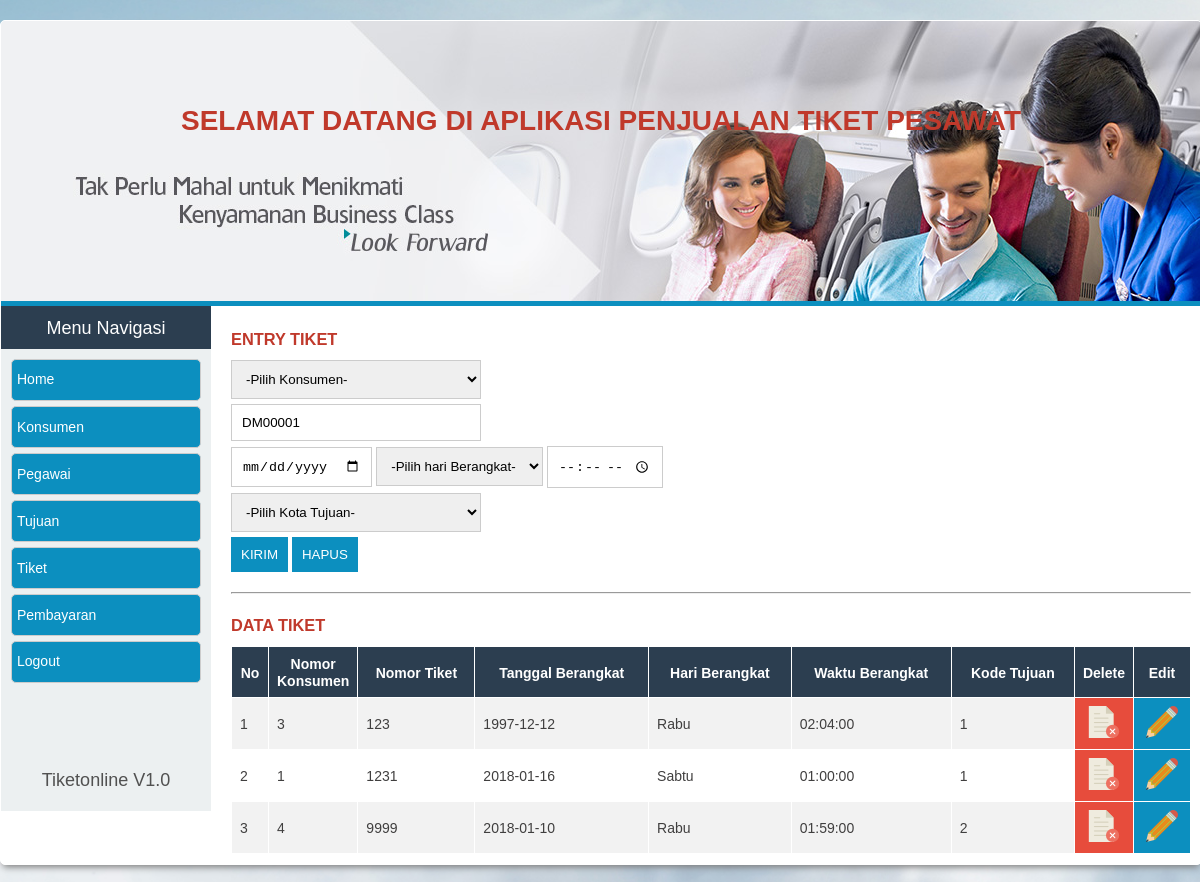
Page /entry_tiket.php (signed in) on the committed database.
### tables this page shows
CREATE TABLE `tbl_tiket` (
  `no_konsumen` int(20) NOT NULL,
  `no_tiket` int(20) NOT NULL,
  `tgl_berangkat` date NOT NULL,
  `hari_berangkat` text NOT NULL,
  `waktu_berangkat` time NOT NULL,
  `no_tujuan` int(20) NOT NULL
);

### entry_tiket.php (the view, shortened to what this page needs)
<?php
include('koneksi/conn.php');
include('template/top.php');
include('template/navigasi.php');
$no = 1;
$sql = "SELECT * FROM tbl_tiket ORDER BY no_tiket DESC limit 1";
$hasil=mysqli_query($conn,$sql) or die(mysqli_error());
?>
<div id="main">
	<div class="content">
		<h3>Entry Tiket</h3>
		<form action="inserttiket.php" method="POST">
			<div class="input-group">
				<select name="no_konsumen" id="" style="width: 250px;">
					<option value='0'>-Pilih Konsumen-</option>
				</select>
			</div>
			<div class="input-group">
				<input type="text" placeholder="Nomor Tiket" value="DM0000<?php while($rows=mysqli_fetch_array($hasil)){ $dat = $rows['no_tiket']; $num = substr($dat,5)+$no; echo $num; }?>" name="no_tiket" style="width: 228px;">
			</div>
			<div class="input-group">
				<input type="date" name="tgl_berangkat">
				<select name="hari_berangkat" id="">
					<option value="0">-Pilih hari Berangkat-</option>
				</select>
				<input type="time" placeholder="Waktu keberangkatan" name="waktu_berangkat">
			</div>
			<div class="input-group">
				<select name="no_tujuan" id="" style="width: 250px;">
					<option value="0">-Pilih Kota Tujuan-</option>
				</select>
			</div>
			<div class="input-group">
				<button type="submit" class="btn">Kirim</button>
				<button type="reset" class="btn">Hapus</button>
			</div>
		</form>
		<hr/>
		<h3>Data Tiket</h3>
		<?php include('data/data_tiket.php'); ?>
	</div>
</div>
<?php include('template/footer.php'); ?>

### template/top.php (shortened to what this page needs)
<!DOCTYPE html>
<html lang="en">
<head>
	<link rel="stylesheet" type="text/css" href="style.css">
	<link rel="stylesheet" type="text/css" href="http://localhost/cibot/animate.css">
	<link rel="stylesheet" type="text/css" href="http://localhost/cibot/font/Oxygen.css">
</head>
<body>
	<div class="container">
		<header>
			<div class="header_content">
				<h1>Selamat Datang di Aplikasi Penjualan Tiket Pesawat</h1>
			</div>
		</header>

### template/navigasi.php (shortened to what this page needs)
<div id="nav-wrapper">
	<div class="header_nav">Menu Navigasi</div>
	<ul class="nav" id="accordion">
		<li><a href="index.php">Home</a></li>
		<li class="accordion-toggle">Konsumen</li>
		<li class="accordion-toggle">Pegawai</li>
		<li class="accordion-toggle">Tujuan</li>
		<li class="accordion-toggle">Tiket</li>
		<li class="accordion-toggle">Pembayaran</li>
		<li><a href="logout.php">Logout</a></li>
	</ul>
	<p>Tiketonline V1.0</p>
</div>

### data/data_tiket.php
<table id="tabel"  border="1" cellpadding="3" >
	<tr>
		<th style="width: 20px;">No</th>
		<th style="width: 50px;">Nomor Konsumen</th>
		<th style="width: 100px;">Nomor Tiket</th>
		<th>Tanggal Berangkat</th>
		<th>Hari Berangkat</th>
		<th>Waktu Berangkat</th>
		<th>Kode Tujuan</th>
		<th style="width: 40px;">Delete</th>
		<th style="width: 40px;">Edit</th>
	</tr>
	<?php include('koneksi/conn.php');
	$sql = "SELECT * FROM tbl_tiket ORDER BY no_tiket ASC";
	$hasil=mysqli_query($conn,$sql) or die(mysqli_error());
	$no=1;
	while ($data = mysqli_fetch_array ($hasil)){
		$id=$data['no_tiket'];
		?>
		<tr>
			<td><?php echo $no++?></td>
			<td><?php echo $data['no_konsumen'];?></td>
			<td><?php echo $data['no_tiket']; ?></td>
			<td><?php echo $data['tgl_berangkat']; ?></td>
			<td><?php echo $data['hari_berangkat']; ?></td>
			<td><?php echo $data['waktu_berangkat']; ?></td>
			<td><?php echo $data['no_tujuan']; ?></td>
			<td class="delete">
				<a href="deletetiket.php?id_tiket=<?php echo $id ?>" onclick="return confirm('Apakah anda yakin?')" class="btn-aksi"> <img src="img/delete.png" alt="Delete Data"></a>
			</td>
			<td class="edit">
				<a href="edittiket.php?id_tiket=<?php echo $id?>" class="btn-aksi"><img src="img/edit.png" alt="Edit Data"></a>
			</td>
		</tr>
		<?php } ?>
	</table>

### template/footer.php (shortened to what this page needs)
</div>
</body>
</html>

### style.css (style rules this page uses)
* { padding: 0; margin: 0; }
body { background: url(img/3.jpg) no-repeat fixed; background-size: cover; font-family: 'Oxygen', sans-serif; font-size: 14px; }
a:link { text-decoration: none; color: #fff; }
.container { width: 1200px; margin: 20px auto; border:1px solid #fff; background: #fff; border-radius: 5px; overflow: hidden; -webkit-box-shadow: 0px 5px 7px -3px rgba(122,122,122,1); -moz-box-shadow: 0px 5px 7px -3px rgba(122,122,122,1); box-shadow: 0px 5px 7px -3px rgba(122,122,122,1); }
header { background: url(img/1.jpg) no-repeat; height: 280px; background: cover; border-bottom: 5px solid #0C8FBF; }
header .header_content { padding: 10px; text-align: center; padding-top: 80px; text-transform: uppercase; color:#c0392b; }
#main { background-color: #000; }
.content { width: 960px; padding: 10px 0; float: left; margin-left: 20px; color: #403F3F; }
.content h3 { text-transform: uppercase; color: #c0392b; height: 20px; margin: 12px 0; }
#nav-wrapper { float: left; width: 210px; height: 100%; background:#ecf0f1; }
#nav-wrapper p { margin-top: 50px; color: #515151; padding:20px 10px; font-size: 18px; text-align: center; }
.header_nav { text-align: center; padding:10px; font-size: 18px; background: #2c3e50; color: #fff; }
.nav { padding: 10px; background:#ecf0f1; }
.nav li { list-style: none; border:1px solid #ccc; border-radius: 5px; margin-bottom: 5px; height: 40px; background: #0C8FBF; transition: all 1s; }
.nav li a { display: table; text-decoration: none; color: #fff; padding: 10px 0; padding-left: 5px; width: 100%; transition: all 1s; }
.input-group { margin-bottom: 5px; }
.input-group input { padding:10px; border:1px solid #ccc; }
.input-group select { padding: 10px; border: 1px solid #ccc; }
.btn { border: none; padding: 10px; background: #0C8FBF; color: #fff; text-transform: uppercase; text-align: center; cursor: pointer; }
hr { margin: 20px 0; }
table { border-collapse: collapse; width: 100%; }
th, td { border:1px solid #fff; text-align: left; padding: 8px; }
td a:link { display: block; color: #0C8FBF !important; }
tr:nth-child(even) { background-color: #f2f2f2 }
.delete { background-color:#e74c3c; color:#fff; text-align: center; }
.edit { background-color:#0C8FBF; color:#fff; text-align: center; }
th { background-color:#2c3e50; color: white; text-align: center; }
.accordion-toggle { cursor: pointer; color: #fff; line-height: 40px; padding-left: 5px; transition: all 1s; }

### rows in the picture
tbl_tiket: no_tiket "DM00001", no_konsumen "4", no_tiket "9999", tgl_berangkat "2018-01-10", hari_berangkat "Rabu", waktu_berangkat "01:59:00", no_tujuan "2"
tbl_tiket: no_konsumen "3", no_tiket "123", tgl_berangkat "1997-12-12", hari_berangkat "Rabu", waktu_berangkat "02:04:00", no_tujuan "1"
tbl_tiket: no_konsumen "1", no_tiket "1231", tgl_berangkat "2018-01-16", hari_berangkat "Sabtu", waktu_berangkat "01:00:00", no_tujuan "1"
